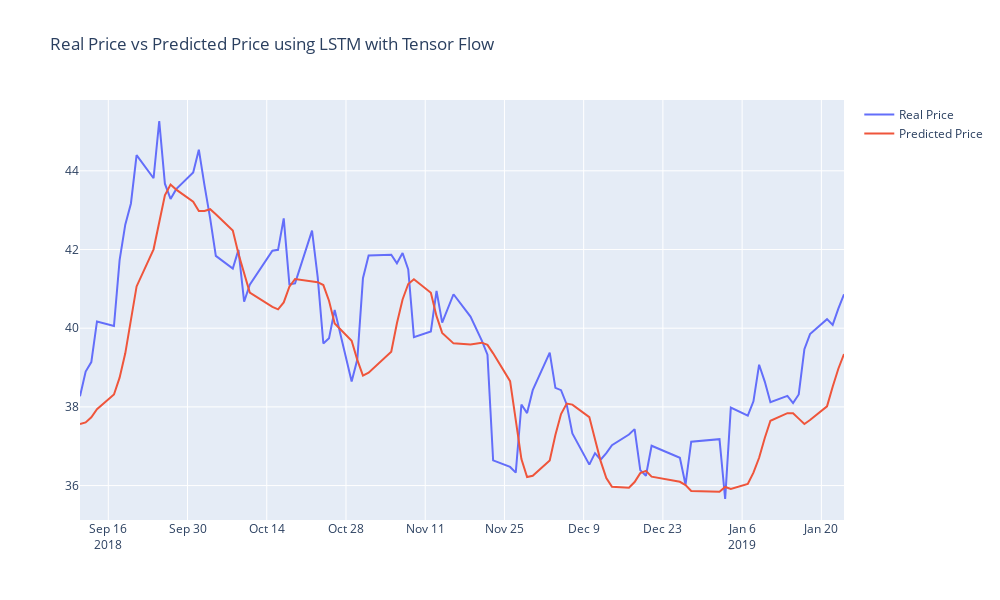

Notebook code for this chart:
### Markdown cell above
### Code Cell 40

### Code cell
# This graph makes the same as the graph above but for the LSTM prediction 
trace1 = go.Scatter(x = X_test_rf.index, y = y_test_rf[0], # We use [0] because we reshaped and we extract the first dimensionfrom the 2d array.
                   mode = 'lines',
                   name = 'Real Price')

trace2 = go.Scatter(x = X_test_rf.index, y = prediction_tf,
                   mode = "lines",
                   name = "Predicted Price")

layout = go.Layout(title = "Real Price vs Predicted Price using LSTM with Tensor Flow",
                   width = 1000, height = 600)

fig = go.Figure(data = [trace1, trace2], layout = layout)
fig.show()
